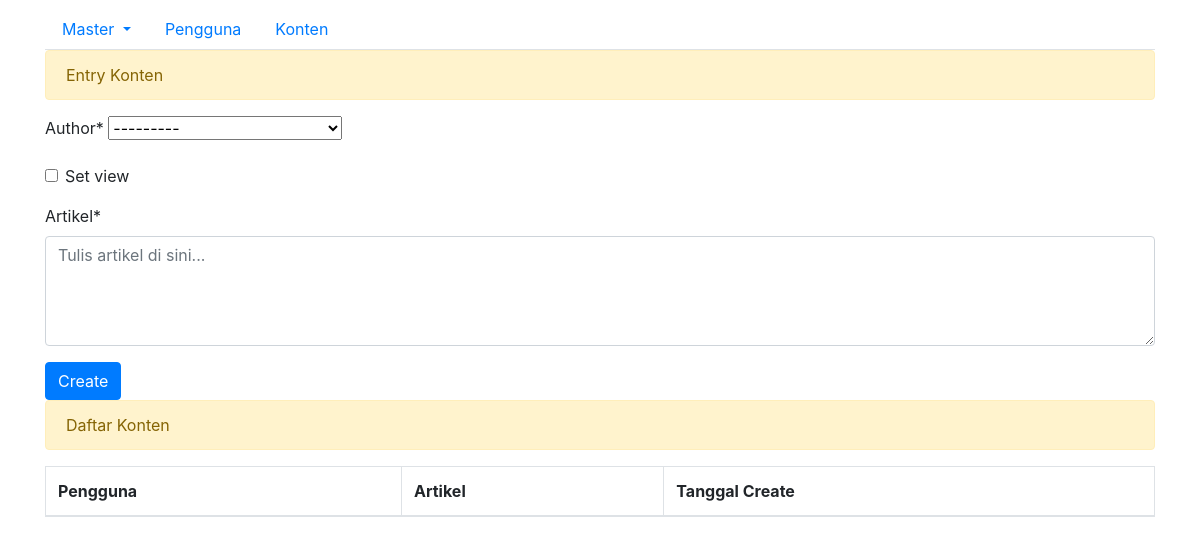
Page /content/ on the earlier database version.
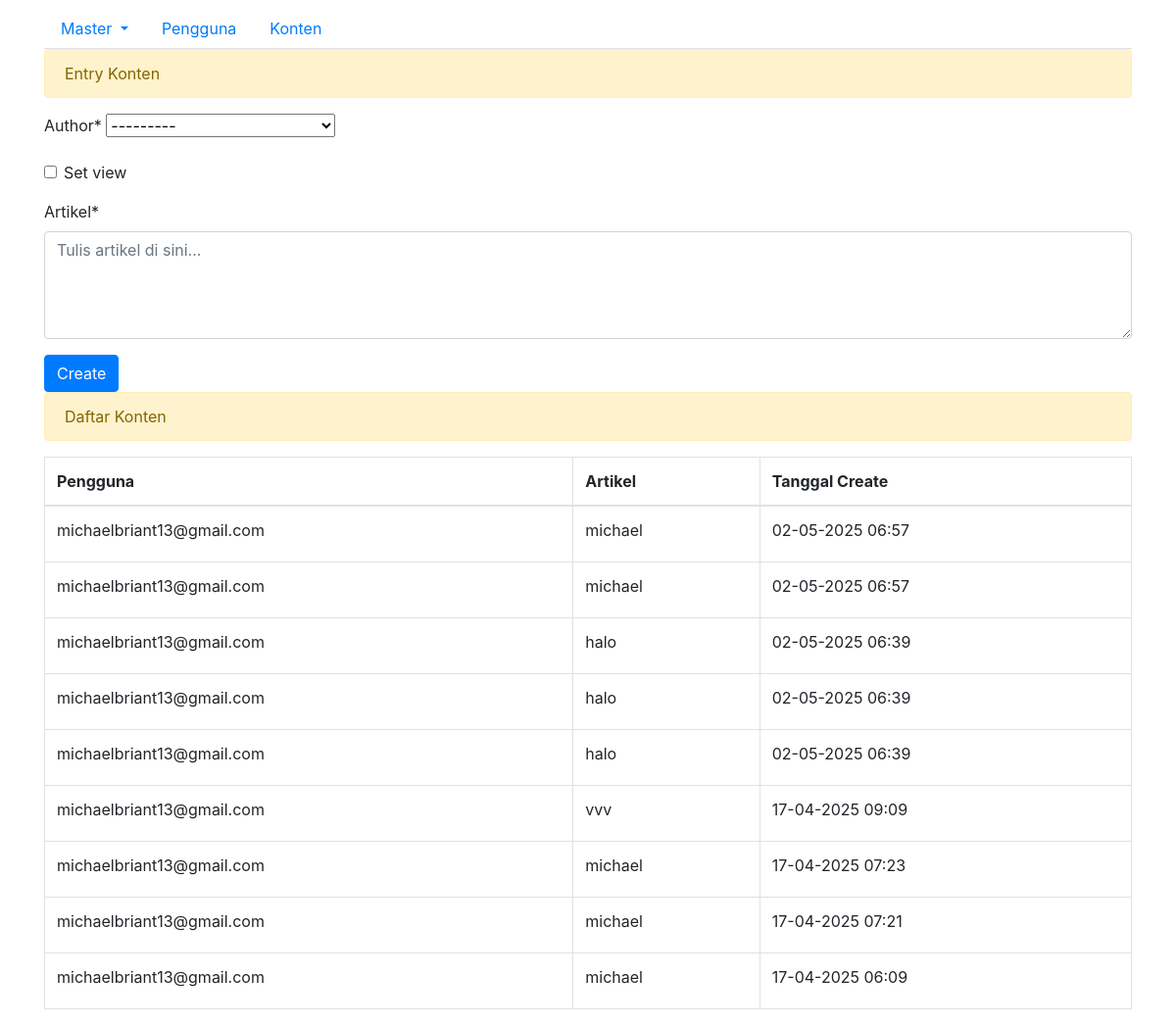
Same page on the later database version.
### data_entry/models.py (models this page shows, shortened)
class Content(models.Model):
    author = models.ForeignKey(Pengguna, on_delete=models.CASCADE, null=True)
    date_created = models.DateTimeField(auto_now_add=True)
    set_view = models.BooleanField(default=False)
    article = models.TextField()

class Pengguna(models.Model):
    email = models.EmailField()
    password = models.CharField(max_length=100)
    address_1 = models.TextField()
    address_2 = models.TextField(null=True, blank=True)
    city = models.CharField(max_length=20, help_text='Enter your city')
    state = models.TextField()
    zip_code = models.CharField(max_length=7)
    tanggal_join = models.DateField(auto_now=True)
    def __str__(self):
        return self.email  # Tampilkan email di dropdown dan admin

### data_entry/views.py (the view)
# urls.py: path('content/', views.set_content, name='set_content'),
def set_content(request):
    form = ContentForm(None)
    list_content = Content.objects.all().order_by('-id')  # Ambil semua content terbaru
    context = None
    pengguna = None
    email = None
    if request.session.get('email', None):
        email = request.session.get('email', None)
        pengguna = Pengguna.objects.filter(email=email).first()
        if pengguna:
            initial_data = {'author': pengguna}
            form = ContentForm(initial=initial_data)
    if request.method == "POST":
        form = ContentForm(request.POST)
        if form.is_valid():
            form.save()
            list_content = Content.objects.all().order_by('-id')
            context = {
                'form': form,
                'list_content': list_content,
                'email': email,
                'pengguna': pengguna,
            }
            return render(request, 'data_entry/create_content.html', context)
    else:
        context = {
            'form': form,
            'list_content': list_content,
            'email': email,
            'pengguna': pengguna,
        }
    return render(request, 'data_entry/create_content.html', context)

### data_entry/forms.py
class ContentForm(forms.ModelForm):
    article = forms.CharField(
        widget=forms.Textarea(attrs={'placeholder': 'Tulis artikel di sini...', 'rows': 4}),
        label="Artikel",
        required=True
    )
    class Meta:
        model = Content
        fields = ['author', 'set_view', 'article']

### data_entry/templates/data_entry/create_content.html (shortened to what this page needs)
{% extends 'base.html' %}
{% load crispy_forms_tags %}
{% block content %}
<div class="alert alert-warning" role="alert">
    Entry Konten
</div>
<form method="post">
    {{ form|crispy }}
    <button type="submit" class="btn btn-primary">Create</button>
</form>
<div class="alert alert-warning" role="alert">
    Daftar Konten
</div>
<table class="table table-bordered" id="content_tbl">
    <thead>
        <tr>
            <th scope="col">Pengguna</th>
            <th scope="col">Artikel</th>
            <th scope="col">Tanggal Create</th>
        </tr>
    </thead>
    <tbody>
        {% for content in list_content %}
        <tr class="record">
            <td><label>{{ content.author.email }}</label></td>
            <td><label>{{ content.article }}</label></td>
            <td><label>{{ content.date_created|date:"d-m-Y H:i" }}</label></td>
        </tr>
        {% endfor %}
    </tbody>
</table>
{% endblock %}

### data_entry/templates/base.html (shortened to what this page needs)
<!DOCTYPE html>
<html lang="en">
<head>
    <link rel="stylesheet" href="https://cdn.jsdelivr.net/npm/bootstrap@4.6.2/dist/css/bootstrap.min.css">
</head>
<body>
    <div class="container">
        <ul class="nav nav-tabs mt-2">
            <li class="nav-item dropdown">
                <a class="nav-link dropdown-toggle" id="navbarDropdown" role="button" data-bs-toggle="dropdown" aria-expanded="false"> Master </a>
            </li>
            <li class="nav-item">
                <a class="nav-link" href="{% url 'data_entry:set_pengguna' %}">Pengguna</a>
            </li>
            <li class="nav-item">
                <a class="nav-link" href="{% url 'data_entry:set_content' %}">Konten</a>
            </li>
        </ul>
        {% block content %}
        {% endblock %}
    </div>
</body>
</html>

Differences in the rows shown:
added Content: author.email "michaelbriant13@gmail.com", article "michael", date_created "02-05-2025 06:57"
added Content: author.email "michaelbriant13@gmail.com", article "michael", date_created "02-05-2025 06:57"
added Content: author.email "michaelbriant13@gmail.com", article "halo", date_created "02-05-2025 06:39"
added Content: author.email "michaelbriant13@gmail.com", article "halo", date_created "02-05-2025 06:39"
added Content: author.email "michaelbriant13@gmail.com", article "halo", date_created "02-05-2025 06:39"
added Content: author.email "michaelbriant13@gmail.com", article "vvv", date_created "17-04-2025 09:09"
added Content: author.email "michaelbriant13@gmail.com", article "michael", date_created "17-04-2025 07:23"
added Content: author.email "michaelbriant13@gmail.com", article "michael", date_created "17-04-2025 07:21"
added Content: author.email "michaelbriant13@gmail.com", article "michael", date_created "17-04-2025 06:09"
